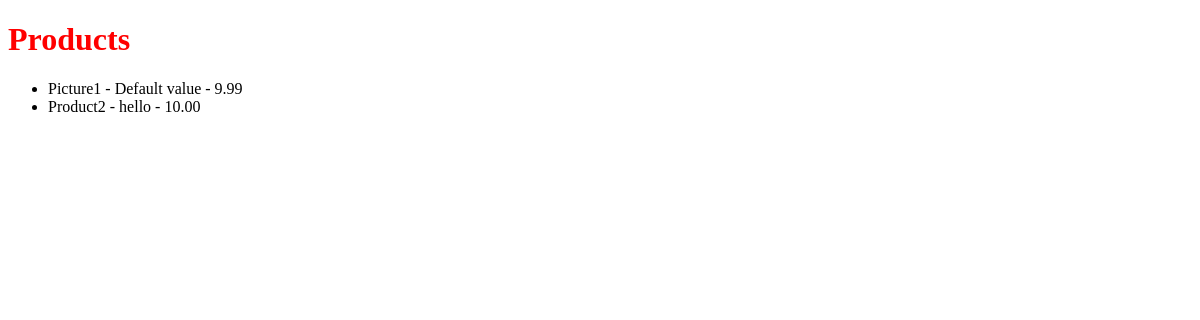
The app's page /products/, older data.
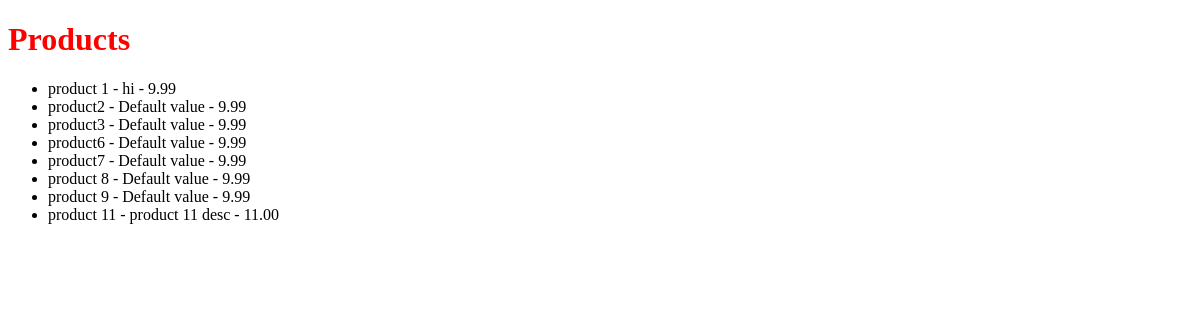
The same page, newer data.
### products/models.py (models this page shows)
class Product(models.Model):
    user = models.ForeignKey(settings.AUTH_USER_MODEL)
    managers = models.ManyToManyField(settings.AUTH_USER_MODEL, related_name="managers_products", blank=True)
    title = models.CharField(max_length=30)
    slug = models.SlugField(blank=True, unique=True)
    description = models.TextField(default="Default value")
    price = models.DecimalField(max_digits=100, decimal_places=2, default=9.99)
    sale_price = models.DecimalField(max_digits=100, decimal_places=2, default=6.99, null=True, blank=True)
    def __unicode__(self):
        return self.title

### products/views.py (the view)
# urls.py: url(r'^products/$', ProductListView.as_view(), name="product_list_view"),
class ProductListView(ListView):
    model= Product
    def get_queryset(self, *args, **kwargs):
        qs = super(ProductListView, self).get_queryset(**kwargs)
        return qs

### templates/products/product_list.html
{% extends "base.html"%}
{% block content %}
<h1>Products</h1>
<ul>
    {% for instance in object_list %}
        <li>{{ instance }} - {{ instance.description }} - {{ instance.price }}</li>
        {% empty %}
        <li>No Product yet</li>
    {% endfor %}
</ul>
{% endblock %}

### templates/base.html (shortened to what this page needs)
<!DOCTYPE html>
<html>
<head>
</head>
<body>
{% block content %}{% endblock content %}
</body>
</html>

Row changes from the older to the newer data that the page shows:
changed Product: title "Picture1" → "product 1"; description "Default value" → "hi"
changed Product: title "Product2" → "product2"; description "hello" → "Default value"; price "10.00" → "9.99"
added Product: title "product3", description "Default value", price "9.99"
added Product: title "product6", description "Default value", price "9.99"
added Product: title "product7", description "Default value", price "9.99"
added Product: title "product 8", description "Default value", price "9.99"
added Product: title "product 9", description "Default value", price "9.99"
added Product: title "product 11", description "product 11 desc", price "11.00"
